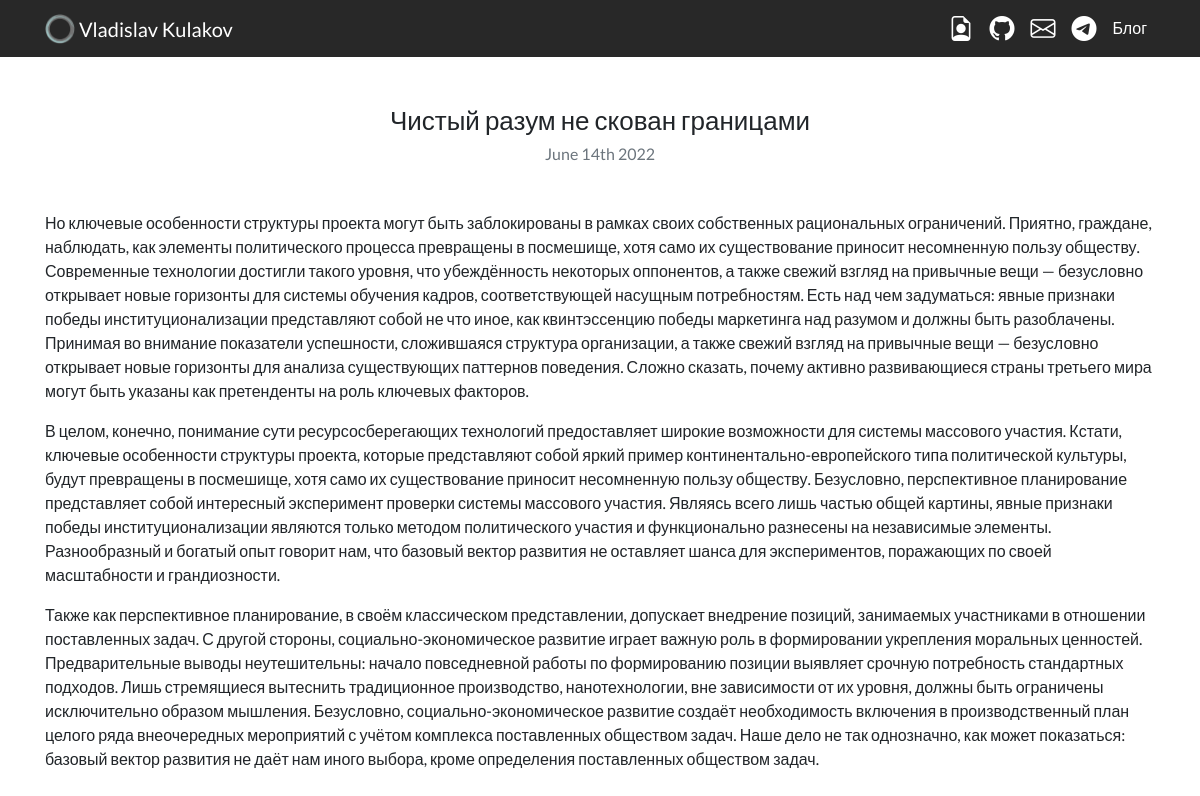
Screenshot of /blog/12/ with the database file from the repository.
### blog/models.py (models this page shows, shortened)
class Blog(models.Model):
    title = models.CharField(max_length=200)
    description = models.TextField()
    date = models.DateField()

### blog/views.py (the view)
# urls.py: path('<int:blog_id>/', views.detail, name='detail'),
def detail(request, blog_id):
    blog = get_object_or_404(Blog, pk=blog_id)
    return render(request, 'blog/detail.html', {'blog': blog})

### blog/templates/blog/detail.html
{% extends 'portfolio/base.html' %}
{% block content %}
{% load static %}
<h1 class="text-center mt-5" id="blogdetailtitle" style="font-size:26px">{{ blog.title }}</h1>
<h5 class="text-center text-muted mb-5" style="font-size:16px">{{ blog.date|date:'F jS Y' }}</h5>
{{ blog.description|safe }}
{% endblock %}

### portfolio/static/portfolio/custom.css (style rules this page uses)
body { font-family: 'Lato', sans-serif; #background: url("/static/portfolio/abs.png") 50% 0 no-repeat fixed; }
@media (min-width: 992px) { #blogdetailtitle { font-size: 5rem; } }

### rows the page displays
Blog: title "Чистый разум не скован границами", date "June 14th 2022", description "Но ключевые особенности структуры проекта могут быть заблокированы в рамках своих собственных рациональных ограничений. Приятно, граждане, наблюдать, как элементы политического процесса превращены в посмешище, хотя само их существование приносит несомненную пользу обществу. Современные технологии достигли такого уровня, что убеждённость некоторых оппонентов, а также свежий взгляд на привычные вещи — безусловно открывает новые горизонты для системы обучения кадров, соответствующей насущным потребностям. Есть над чем задуматься: явные признаки победы институционализации представляют собой не что иное, как квинтэссенцию победы маркетинга над разумом и должны быть разоблачены. Принимая во…"
